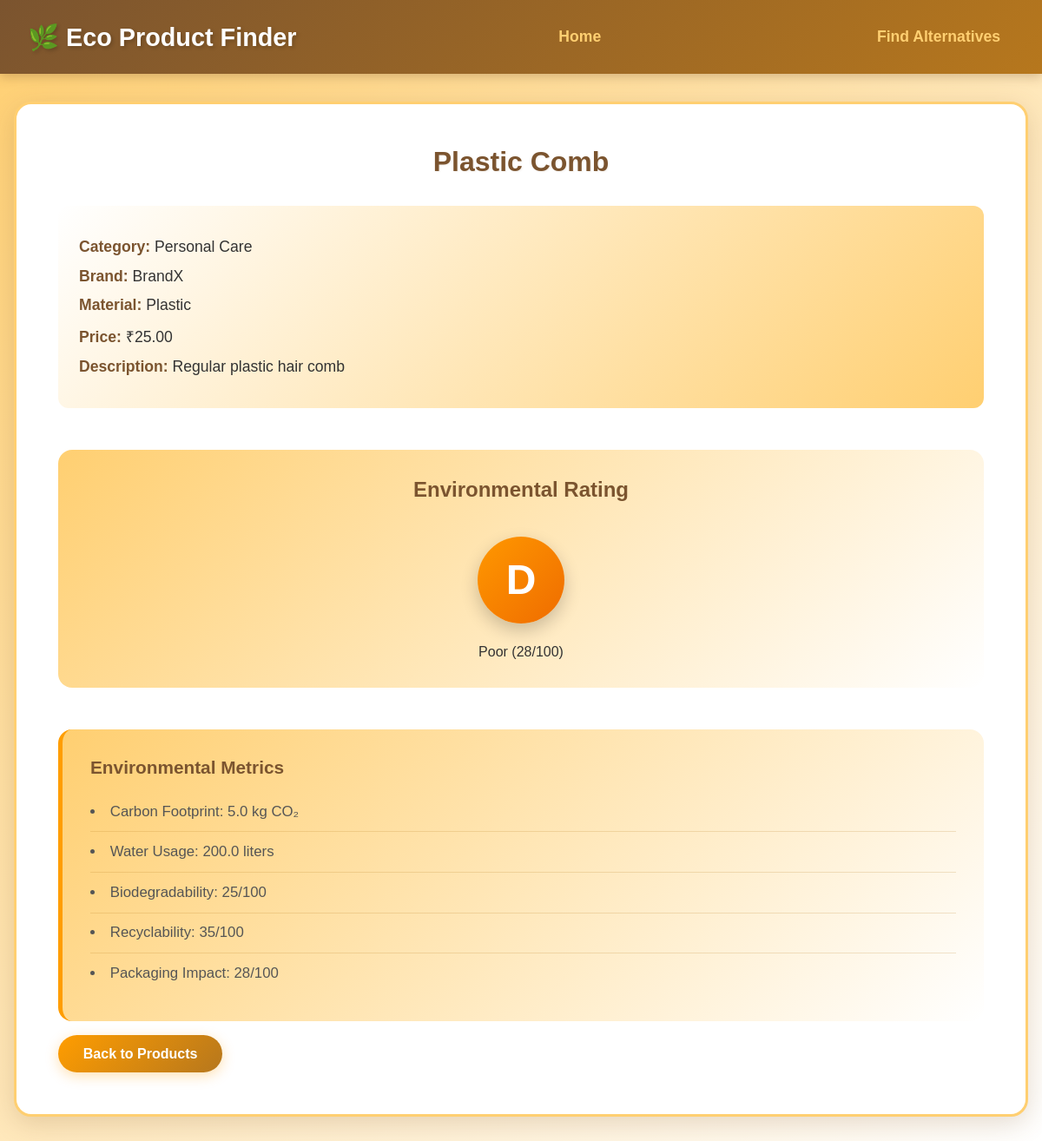
The app's page /product/4 with its own data.
### models.py (models this page shows, shortened)
class Product(db.Model):
    id = db.Column(db.Integer, primary_key=True)
    name = db.Column(db.String(200), nullable=False)
    description = db.Column(db.Text)
    category = db.Column(db.String(100), nullable=False)
    material = db.Column(db.String(100))
    is_eco_friendly = db.Column(db.Boolean, default=False)
    price = db.Column(db.Float)
    brand = db.Column(db.String(100))
    eco_score = db.Column(db.Integer, default=0)
    created_at = db.Column(db.DateTime(timezone=True), server_default=func.now())

class EcoMetric(db.Model):
    id = db.Column(db.Integer, primary_key=True)
    product_id = db.Column(db.Integer, db.ForeignKey('product.id'), nullable=False)
    carbon_footprint = db.Column(db.Float, default=0)
    water_usage = db.Column(db.Float, default=0)
    biodegradability_score = db.Column(db.Integer, default=0)
    recyclability_score = db.Column(db.Integer, default=0)
    packaging_impact = db.Column(db.Integer, default=0)
    product = db.relationship('Product', backref=db.backref('eco_metrics', lazy=True))

### app.py (the view)
@app.route('/product/<int:product_id>')
def product(product_id):
    product = Product.query.get_or_404(product_id)
    eco_metric = EcoMetric.query.filter_by(product_id=product_id).first()
    grade, grade_text = get_eco_grade(product.eco_score)
    return render_template('product.html',
                         product=product,
                         eco_metric=eco_metric,
                         grade=grade,
                         grade_text=grade_text)

### eco_calculator.py (called while the page is built)
def get_eco_grade(score):
    if score >= 80:
        return 'A', 'Excellent'
    elif score >= 60:
        return 'B', 'Good'
    elif score >= 40:
        return 'C', 'Fair'
    elif score >= 20:
        return 'D', 'Poor'
    else:
        return 'E', 'Very Poor'

### templates/product.html (shortened to what this page needs)
<!DOCTYPE html>
<html lang="en">
<head>
    <link rel="stylesheet" href="{{ url_for('static', filename='css/style.css') }}">
</head>
<body>
    <nav>
        <h1>🌿 Eco Product Finder</h1>
        <a href="{{ url_for('index') }}">Home</a>
        <a href="{{ url_for('recommend') }}">Find Alternatives</a>
    </nav>
    <div class="container">
        <div class="product-detail">
            <h2>{{ product.name }}</h2>
            <div class="detail-section">
                <p><strong>Category:</strong> {{ product.category }}</p>
                <p><strong>Brand:</strong> {{ product.brand }}</p>
                <p><strong>Material:</strong> {{ product.material }}</p>
                <p><strong>Price:</strong> ₹{{ "%.2f"|format(product.price) }}</p>
                <p><strong>Description:</strong> {{ product.description }}</p>
            </div>
            <div class="eco-grade">
                <h3>Environmental Rating</h3>
                <div class="grade-badge grade-{{ grade }}">{{ grade }}</div>
                <p>{{ grade_text }} ({{ product.eco_score }}/100)</p>
            </div>
            {% if eco_metric %}
            <div class="metrics">
                <h3>Environmental Metrics</h3>
                <ul>
                    <li>Carbon Footprint: {{ eco_metric.carbon_footprint }} kg CO₂</li>
                    <li>Water Usage: {{ eco_metric.water_usage }} liters</li>
                    <li>Biodegradability: {{ eco_metric.biodegradability_score }}/100</li>
                    <li>Recyclability: {{ eco_metric.recyclability_score }}/100</li>
                    <li>Packaging Impact: {{ eco_metric.packaging_impact }}/100</li>
                </ul>
            </div>
            {% endif %}
            <a href="{{ url_for('index') }}" class="btn">Back to Products</a>
        </div>
    </div>
</body>
</html>

### static/css/style.css (style rules this page uses)
* { margin: 0; padding: 0; box-sizing: border-box; }
body { font-family: 'Arial', sans-serif; background: linear-gradient(135deg, #FFCF71 0%, #fff 100%); color: #333; min-height: 100vh; }
nav { background: linear-gradient(135deg, #7B542F 0%, #B6771D 100%); color: white; padding: 1.5rem 2rem; display: flex; justify-content: space-between; align-items: center; box-shadow: 0 4px 12px rgba(123, 84, 47, 0.3); }
nav h1 { font-size: 1.8rem; font-weight: bold; text-shadow: 2px 2px 4px rgba(0,0,0,0.2); }
nav a { color: #FFCF71; text-decoration: none; margin-left: 2rem; font-weight: bold; font-size: 1.1rem; transition: all 0.3s ease; padding: 0.5rem 1rem; border-radius: 8px; }
.container { max-width: 1200px; margin: 2rem auto; padding: 0 1rem; }
h2 { color: #7B542F; margin-bottom: 2rem; font-size: 2rem; text-align: center; text-shadow: 1px 1px 2px rgba(123, 84, 47, 0.1); }
.btn { display: inline-block; background: linear-gradient(135deg, #FF9D00 0%, #B6771D 100%); color: white; padding: 0.8rem 1.8rem; text-decoration: none; border-radius: 25px; margin-top: 1rem; border: none; cursor: pointer; font-size: 1rem; font-weight: bold; transition: all 0.3s ease; box-shadow: 0 4px 15px rgba(255, 157, 0, 0.3); }
.product-detail { background: white; padding: 3rem; border-radius: 20px; box-shadow: 0 8px 30px rgba(123, 84, 47, 0.2); border: 3px solid #FFCF71; }
.detail-section { margin: 2rem 0; background: linear-gradient(135deg, #fff 0%, #FFCF71 100%); padding: 1.5rem; border-radius: 12px; }
.detail-section p { margin: 0.8rem 0; font-size: 1.1rem; }
.detail-section strong { color: #7B542F; font-weight: bold; }
.eco-grade { text-align: center; margin: 3rem 0; padding: 2rem; background: linear-gradient(135deg, #FFCF71 0%, #fff 100%); border-radius: 16px; }
.eco-grade h3 { color: #7B542F; margin-bottom: 1rem; font-size: 1.5rem; }
.grade-badge { display: inline-block; width: 100px; height: 100px; line-height: 100px; border-radius: 50%; font-size: 3rem; font-weight: bold; color: white; margin: 1.5rem 0; box-shadow: 0 8px 20px rgba(0,0,0,0.2); }
.grade-D { background: linear-gradient(135deg, #ff9800 0%, #ef6c00 100%); }
.metrics { background: linear-gradient(135deg, #FFCF71 0%, #fff 100%); padding: 2rem; border-radius: 16px; margin-top: 2rem; border-left: 5px solid #FF9D00; }
.metrics h3 { color: #7B542F; margin-bottom: 1rem; font-size: 1.3rem; }
.metrics ul { list-style-position: inside; }
.metrics li { padding: 0.8rem 0; color: #555; font-size: 1.05rem; border-bottom: 1px solid rgba(182, 119, 29, 0.2); }
.metrics li:last-child { border-bottom: none; }

### records on screen
Product: name "Plastic Comb", category "Personal Care", brand "BrandX", material "Plastic", price "25.00", description "Regular plastic hair comb", eco_score "28"
EcoMetric: carbon_footprint "5.0", water_usage "200.0", biodegradability_score "25", recyclability_score "35", packaging_impact "28"

### other values on screen
{{ grade }} "D"
{{ grade_text }} "Poor"
